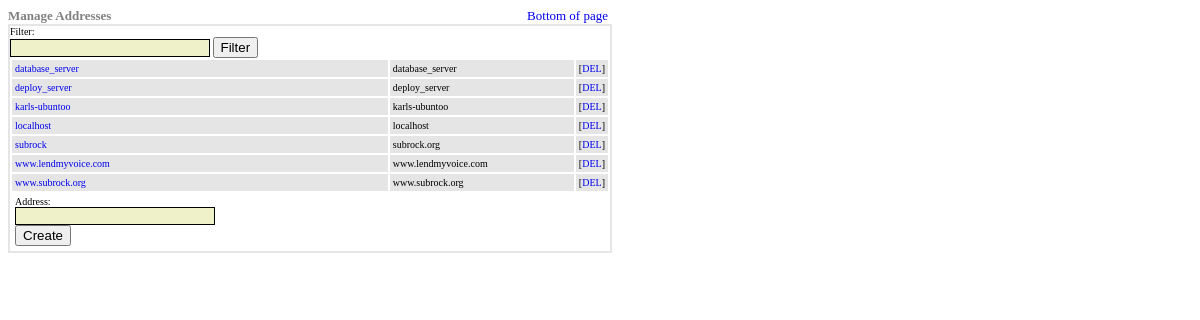
Page /administration/admServerManager.php on the committed database.
### tables this page shows
CREATE TABLE `server_table` (
  `table_id` int(11) NOT NULL AUTO_INCREMENT,
  `server_name` varchar(254) DEFAULT NULL,
  `server_host` varchar(254) DEFAULT NULL,
  PRIMARY KEY (`table_id`)
);

### administration/admServerManager.php (the view, shortened to what this page needs)
<?
if ( $_GET['filt'] ) {
	$filt=$_GET['filt'];
} else {
	$filt="";
}
?>
<html><head><title></title>
</head>
<body>
<?php
$query="SELECT * FROM server_table where server_name like '%$filt%' order by server_name";
$result=mysql_query($query);
$num=mysql_numrows($result);
$i=0;
echo "<table border=0 cellpadding=0 cellspacing=0 width=600><tr><td><font face=verdana size=2 color=gray><b>Manage Addresses</b></td><td align=right><font face=verdana size=2 color=gray><a href=#bot>Bottom of page</a></font></td></tr></table><table border=1 cellpadding=0 cellspacing=0 bordercolor=#E5E5E5><tr><td><table border=0 cellpadding=3 cellspacing=2 width=600>";
echo "<font face=verdana size=1><form method=get action=admServerManager.php>Filter:<br><input class=inputv type='text' name='filt' value='$filt'> <input type=submit value='Filter'>";
while ($i < $num) {
$server_id=mysql_result($result,$i,"table_id");
$server_name=mysql_result($result,$i,"server_name");
$server_host=mysql_result($result,$i,"server_host");
echo "<tr></form><td bgcolor=#E5E5E5><font face=verdana size=1><a href=admServerManager.php?server_id=$server_id&filt=$filt>$server_name</a></td>";
echo "<td bgcolor=#E5E5E5><font face=verdana size=1>$server_host</td>";
echo "<td width=10 bgcolor=#E5E5E5><font face=verdana size=1>[<a href=admServerManager.php?del=$server_id&filt=$filt>DEL</a>]</td></tr>";
$i++;
}
?>
<tr><form method=get action=admServerManager.php>
<td>
<font face=verdana size=1>
Address:<br><input class=inputv type='text' name='server_host' value=''><br>
<input type=submit value='Create'></td></form></tr></table></td></tr></table>
</body></html>

### administration/admServerManager.php (style rules this page uses)
a { text-decoration: none }
.inputv { background-color: #EFF1C9; color: #336699; font-family: Arial, Helvetica, sans-serif; font-size: 12px; border: 1px solid #000000; width: 200px; }

### rows in the picture
server_table: server_name "database_server", server_host "database_server"
server_table: server_name "deploy_server", server_host "deploy_server"
server_table: server_name "karls-ubuntoo", server_host "karls-ubuntoo"
server_table: server_name "localhost", server_host "localhost"
server_table: server_name "subrock", server_host "subrock.org"
server_table: server_name "www.lendmyvoice.com", server_host "www.lendmyvoice.com"
server_table: server_name "www.subrock.org", server_host "www.subrock.org"
